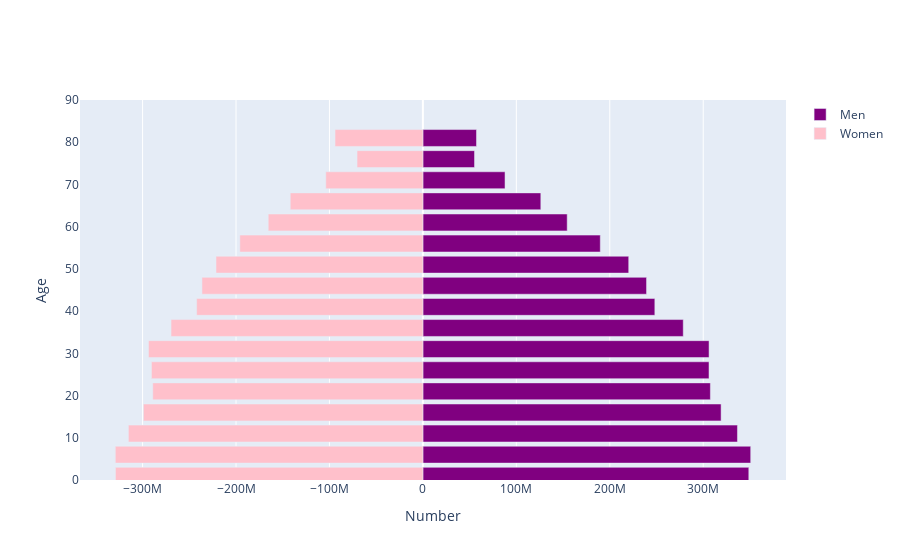

The notebook cell saved with this chart:
### Markdown cell above
Now we put together some code for the population pyramid.  The structure
 of the DataFrames is more complicated than it was above, so using the simple `cufflinks` library won&rsquo;t work here (or at least I don&rsquo;t see quite how to do it).   We use a more general `plot.ly` library instead.

### Code cell
import plotly.offline as py
import plotly.graph_objs as go
import pandas as pd
import numpy as np

py.init_notebook_mode(connected=True)

layout = go.Layout(barmode='overlay',
                   yaxis=go.layout.YAxis(range=[0, 90], title='Age'),
                   xaxis=go.layout.XAxis(title='Number'))

year = 2020

bins = [go.Bar(x = df.loc[str(year),:].filter(regex="Male").values,
               y = [int(s[:2])+1 for s in age_ranges],
               orientation='h',
               name='Men',
               marker=dict(color='purple'),
               hoverinfo='skip'
               ),

        go.Bar(x = -df.loc[str(year),:].filter(regex="Female").values,
               y=[int(s[:2])+1 for s in age_ranges],
               orientation='h',
               name='Women',
               marker=dict(color='pink'),
               hoverinfo='skip',
               )
        ]
py.iplot(dict(data=bins, layout=layout))

### Figure 1 — Plotly figure (JSON) as saved in the notebook; plotly's stock layout.template omitted (floating-point values rounded to 4 significant figures)
{"data": [{"hoverinfo": "skip", "marker": {"color": "purple"}, "name": "Men", "orientation": "h", "type": "bar", "x": [348811843, 350830365, 336664280, 319156718, 307679629, 306211726, 306266705, 278640311, 248236670, 239355352, 220278991, 189860508, 154440614, 126205526, 87911407, 55248473, 57359239], "y": [1, 6, 11, 16, 21, 26, 31, 36, 41, 46, 51, 56, 61, 66, 71, 76, 81]}, {"hoverinfo": "skip", "marker": {"color": "pink"}, "name": "Women", "orientation": "h", "type": "bar", "x": [-329041541, -329195144, -315193137, -299084307, -289085215, -290518089, -293649516, -269532767, -242130383, -236434353, -221422176, -195883003, -165529683, -141960156, -103925353, -70455922, -94006592], "y": [1, 6, 11, 16, 21, 26, 31, 36, 41, 46, 51, 56, 61, 66, 71, 76, 81]}], "layout": {"barmode": "overlay", "xaxis": {"title": {"text": "Number"}}, "yaxis": {"range": [0, 90], "title": {"text": "Age"}}}}
